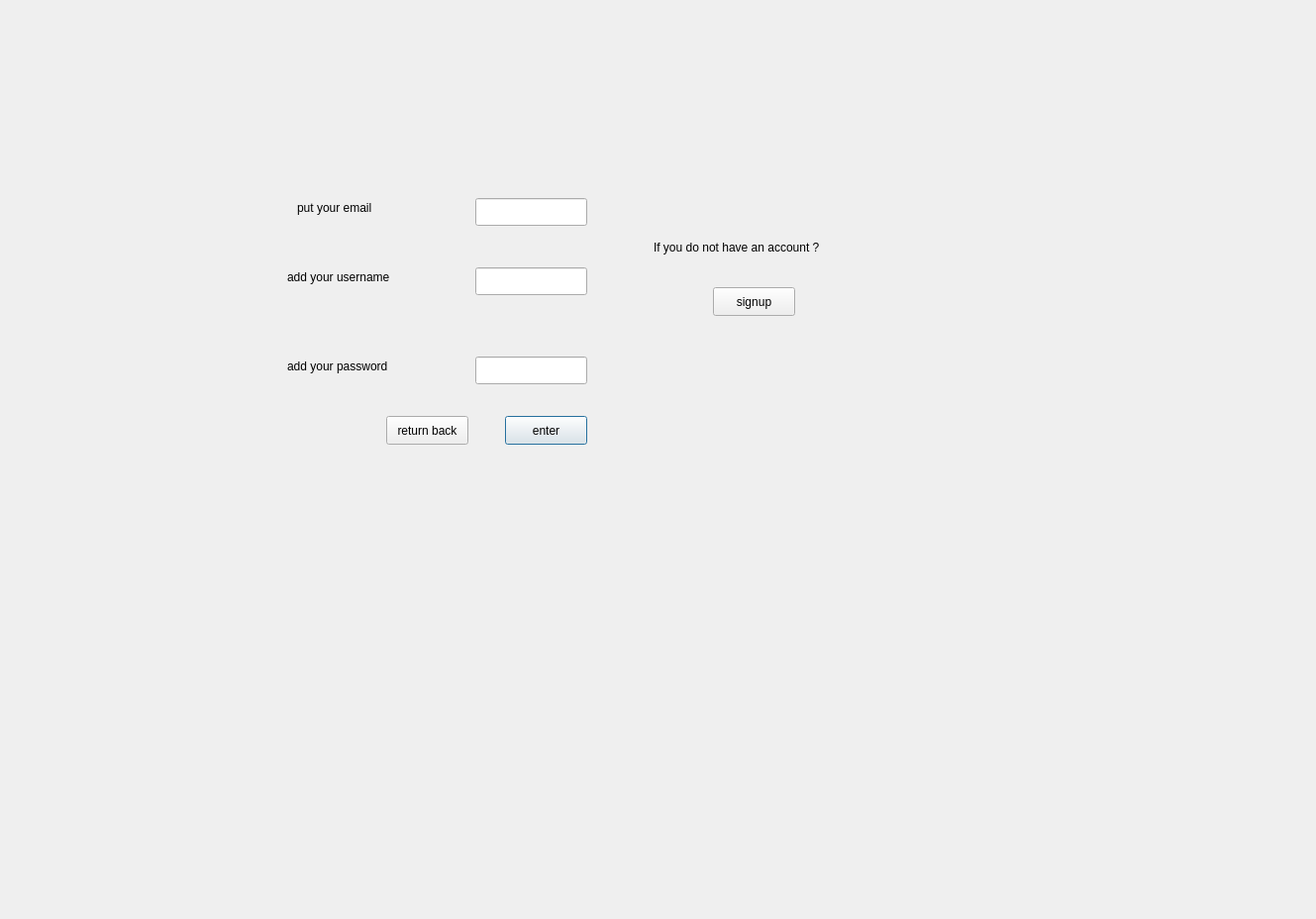
<?xml version="1.0" encoding="UTF-8"?>
<ui version="4.0">
 <class>loginforadmins</class>
 <widget class="QDialog" name="loginforadmins">
  <property name="geometry">
   <rect>
    <x>0</x>
    <y>0</y>
    <width>1329</width>
    <height>928</height>
   </rect>
  </property>
  <property name="windowTitle">
   <string>Dialog</string>
  </property>
  <widget class="QLineEdit" name="email">
   <property name="geometry">
    <rect>
     <x>480</x>
     <y>200</y>
     <width>113</width>
     <height>28</height>
    </rect>
   </property>
  </widget>
  <widget class="QLineEdit" name="password">
   <property name="geometry">
    <rect>
     <x>480</x>
     <y>360</y>
     <width>113</width>
     <height>28</height>
    </rect>
   </property>
  </widget>
  <widget class="QPushButton" name="enterpsuhbutton">
   <property name="geometry">
    <rect>
     <x>510</x>
     <y>420</y>
     <width>83</width>
     <height>29</height>
    </rect>
   </property>
   <property name="text">
    <string>enter</string>
   </property>
  </widget>
  <widget class="QLabel" name="label_4">
   <property name="geometry">
    <rect>
     <x>300</x>
     <y>200</y>
     <width>161</width>
     <height>20</height>
    </rect>
   </property>
   <property name="text">
    <string>put your email</string>
   </property>
  </widget>
  <widget class="QLabel" name="label_2">
   <property name="geometry">
    <rect>
     <x>290</x>
     <y>360</y>
     <width>191</width>
     <height>20</height>
    </rect>
   </property>
   <property name="text">
    <string>add your password</string>
   </property>
  </widget>
  <widget class="QLabel" name="label">
   <property name="geometry">
    <rect>
     <x>290</x>
     <y>270</y>
     <width>161</width>
     <height>20</height>
    </rect>
   </property>
   <property name="text">
    <string>add your username</string>
   </property>
  </widget>
  <widget class="QPushButton" name="signupushbutton">
   <property name="geometry">
    <rect>
     <x>720</x>
     <y>290</y>
     <width>83</width>
     <height>29</height>
    </rect>
   </property>
   <property name="text">
    <string>signup</string>
   </property>
  </widget>
  <widget class="QLabel" name="label_3">
   <property name="geometry">
    <rect>
     <x>660</x>
     <y>240</y>
     <width>241</width>
     <height>20</height>
    </rect>
   </property>
   <property name="text">
    <string>If you do not have an account ? </string>
   </property>
  </widget>
  <widget class="QPushButton" name="returnbackpushbutton">
   <property name="geometry">
    <rect>
     <x>390</x>
     <y>420</y>
     <width>83</width>
     <height>29</height>
    </rect>
   </property>
   <property name="text">
    <string>return back</string>
   </property>
  </widget>
  <widget class="QLineEdit" name="username">
   <property name="geometry">
    <rect>
     <x>480</x>
     <y>270</y>
     <width>113</width>
     <height>28</height>
    </rect>
   </property>
  </widget>
 </widget>
 <resources/>
 <connections/>
</ui>
